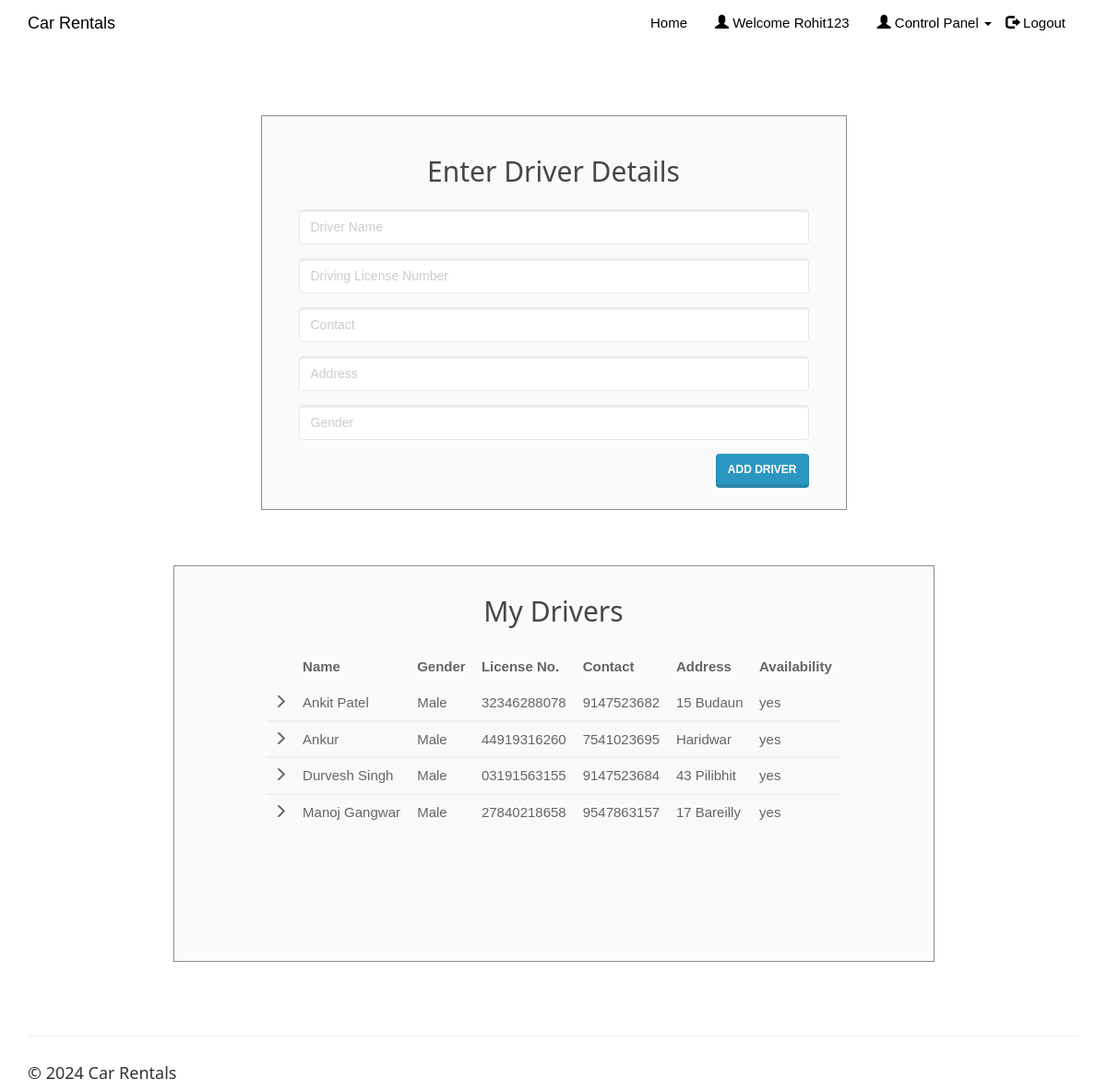
The page /enterdriver.php (signed in) on the database its author committed.
### tables this page shows
CREATE TABLE IF NOT EXISTS `driver` (
`driver_id` int(20) NOT NULL,
  `driver_name` varchar(50) NOT NULL,
  `dl_number` varchar(50) NOT NULL,
  `driver_phone` varchar(15) NOT NULL,
  `driver_address` varchar(50) NOT NULL,
  `driver_gender` varchar(6) NOT NULL,
  `client_username` varchar(50) NOT NULL,
  `driver_availability` varchar(3) NOT NULL
);

### enterdriver.php (the view, shortened to what this page needs)
<!DOCTYPE html>
<html>
<?php
include('session_client.php'); ?>
<head>
<link rel="stylesheet" href="assets/bootstrap/css/bootstrap.min.css">
<link rel="stylesheet" href="assets/fonts/font-awesome.min.css">
    <link rel="stylesheet" href="assets/w3css/w3.css">
<link rel="stylesheet" type="text/css" href="assets/css/customerlogin.css">
<link rel="stylesheet" type="text/css" media="screen" href="assets/css/clientpage.css" />
</head>
<body>
 <nav class="navbar navbar-custom navbar-fixed-top" role="navigation" style="color: black">
        <div class="container">
            <div class="navbar-header">
                <a class="navbar-brand page-scroll" href="index.php">
                   Car Rentals </a>
            </div>
            <?php
                if(isset($_SESSION['login_client'])){
            ?>
            <div class="collapse navbar-collapse navbar-right navbar-main-collapse">
                <ul class="nav navbar-nav">
                    <li>
                        <a href="index.php">Home</a>
                    </li>
                    <li>
                        <a href="#"><span class="glyphicon glyphicon-user"></span> Welcome <?php echo $_SESSION['login_client']; ?></a>
                    </li>
                    <li>
                    <ul class="nav navbar-nav navbar-right">
            <li><a href="#" class="dropdown-toggle active" data-toggle="dropdown" role="button" aria-haspopup="true" aria-expanded="false"><span class="glyphicon glyphicon-user"></span> Control Panel <span class="caret"></span> </a>
            </li>
          </ul>
                    </li>
                    <li>
                        <a href="logout.php"><span class="glyphicon glyphicon-log-out"></span> Logout</a>
                    </li>
                </ul>
            </div>
            <?php
                }
                ?>
        </div>
    </nav>
    <div class="container" style="margin-top: 65px;" >
    <div class="col-md-7" style="float: none; margin: 0 auto;">
      <div class="form-area">
        <form role="form" action="enterdriver1.php" method="POST">
        <br style="clear: both">
          <h3 style="margin-bottom: 25px; text-align: center; font-size: 30px;"> Enter Driver Details </h3>
          <div class="form-group">
            <input type="text" class="form-control" id="driver_name" name="driver_name" placeholder="Driver Name " required autofocus="">
          </div>
          <div class="form-group">
            <input type="text" class="form-control" id="dl_number" name="dl_number" placeholder="Driving License Number" required>
          </div>
          <div class="form-group">
            <input type="text" class="form-control" id="driver_phone" name="driver_phone" placeholder="Contact" required>
          </div>
          <div class="form-group">
            <input type="text" class="form-control" id="driver_address" name="driver_address" placeholder="Address" required>
          </div>
          <div class="form-group">
            <input type="text" class="form-control" id="driver_gender" name="driver_gender" placeholder="Gender" required>
          </div>
           <button type="submit" id="submit" name="submit" class="btn btn-primary pull-right"> Add Driver</button>
        </form>
      </div>
    </div>
    <div class="col-md-9" style="float: none; margin: 0 auto;">
    <div class="form-area" style="padding: 0px 100px 100px 100px;">
        <form action="" method="POST">
        <br style="clear: both">
          <h3 style="margin-bottom: 25px; text-align: center; font-size: 30px;"> My Drivers </h3>
<?php
$user_check=$_SESSION['login_client'];
$sql = "SELECT * FROM driver d WHERE d.client_username='$user_check' ORDER BY driver_name";
$result = mysqli_query($conn, $sql);
if (mysqli_num_rows($result) > 0) {
  ?>
  <table class="table table-striped">
    <thead class="thead-dark">
      <tr>
        <th>     </th>
        <th> Name</th>
        <th> Gender </th>
        <th> License No. </th>
        <th> Contact </th>
        <th> Address </th>
        <th> Availability </th>
      </tr>
    </thead>
    <?PHP
      while($row = mysqli_fetch_assoc($result)){
    ?>
  <tbody>
    <tr>
      <td> <span class="glyphicon glyphicon-menu-right"></span> </td>
      <td><?php echo $row["driver_name"]; ?></td>
      <td><?php echo $row["driver_gender"]; ?></td>
      <td><?php echo $row["dl_number"]; ?></td>
      <td><?php echo $row["driver_phone"]; ?></td>
      <td><?php echo $row["driver_address"]; ?></td>
      <td><?php echo $row["driver_availability"]; ?></td>
    </tr>
  </tbody>
  <?php } ?>
  </table>
    <br>
  <?php } else { ?>
  <h4><center>0 Drivers available</center> </h4>
  <?php } ?>
        </form>
</div>
        </div>
    </div>
</body>
<footer class="site-footer">
        <div class="container">
            <hr>
            <div class="row">
                <div class="col-sm-6">
                    <h5>© <?php echo date("Y"); ?> Car Rentals</h5>
                </div>
            </div>
        </div>
    </footer>
</html>

### assets/w3css/w3.css (style rules this page uses)
*,*:before,*:after { box-sizing:inherit }
html { -ms-text-size-adjust:100%;-webkit-text-size-adjust:100% }
body { margin:0 }
article,aside,details,figcaption,figure,footer,header,main,menu,nav,section,summary { display:block }
a { background-color:transparent;-webkit-text-decoration-skip:objects }
hr { box-sizing:content-box;height:0;overflow:visible }
button,input,select,textarea { font:inherit;margin:0 }
button,input { overflow:visible }
button,select { text-transform:none }
button,html [type=button],[type=reset],[type=submit] { -webkit-appearance:button }
html,body { font-family:Verdana,sans-serif;font-size:15px;line-height:1.5 }
html { overflow-x:hidden }
h3 { font-size:24px }
h5 { font-size:18px }
h1,h2,h3,h4,h5,h6 { font-family:"Segoe UI",Arial,sans-serif;font-weight:400;margin:10px 0 }
hr { border:0;border-top:1px solid #eee;margin:20px 0 }
a { color:inherit }

### assets/css/customerlogin.css (style rules this page uses)
body, html { height: 100%; }
body { padding-top: 50px; background-size: 100%; }
footer { display: block; }

### assets/css/clientpage.css (style rules this page uses)
.form-area { background-color: #FAFAFA; padding: 10px 40px 60px; margin: 10px 0px 60px; border: 1px solid GREY; opacity: 0.9; }

### rows shown on the page
driver: driver_name "Ankit Patel", driver_gender "Male", dl_number "32346288078", driver_phone "9147523682", driver_address "15 Budaun", driver_availability "yes"
driver: driver_name "Ankur", driver_gender "Male", dl_number "44919316260", driver_phone "7541023695", driver_address "Haridwar", driver_availability "yes"
driver: driver_name "Durvesh Singh", driver_gender "Male", dl_number "03191563155", driver_phone "9147523684", driver_address "43 Pilibhit", driver_availability "yes"
driver: driver_name "Manoj Gangwar", driver_gender "Male", dl_number "27840218658", driver_phone "9547863157", driver_address "17 Bareilly", driver_availability "yes"

### other values the page prints
$_SESSION['login_client'] "Rohit123"
